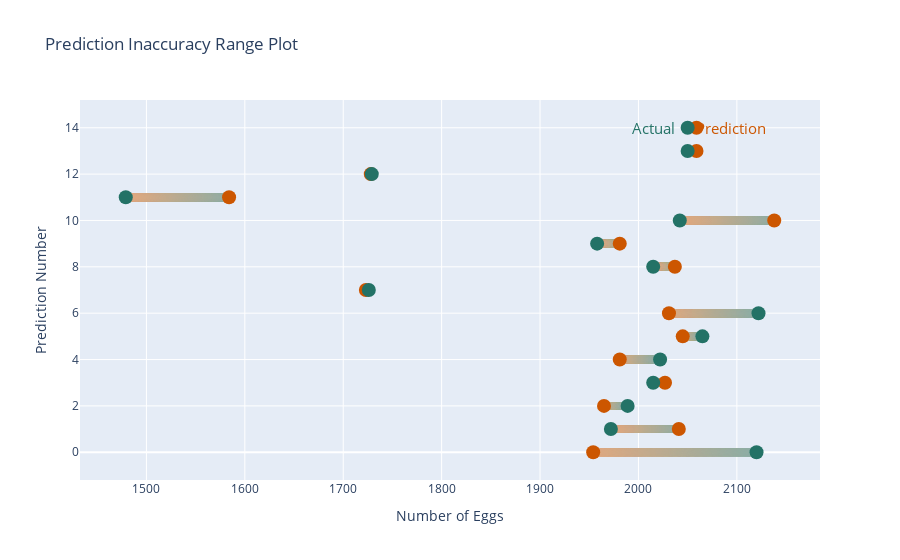

Notebook source saved alongside this figure:
### Code cell
# Making a more detailed rangeplot for random forest
import plotly.graph_objects as go

df = pd.DataFrame({'PredictionNum': np.arange(0, len(rand_forest_pred_values), 1),
                   'Prediction': rand_forest_pred_values,
                   'Actual': act_values})

w_lbl = list(map(lambda x: str(x), df['Prediction']))
m_lbl = list(map(lambda x: str(x), df['Actual']))

fig = go.Figure()

for i in range(0, len(df)):

    fig.add_trace(go.Scatter(x = np.linspace(df['Prediction'][i], df['Actual'][i], 1000),
                             y = 1000*[df['PredictionNum'][i]],
                             mode = 'markers',
                             marker = {'color': np.linspace(df['Prediction'][i], df['Actual'][i], 1000),
                                       'colorscale': ['#E1A980', '#8DAEA6'],
                                       'size': 8}))

fig.add_trace(go.Scatter(x = df['Prediction'],
                         y = df['PredictionNum'],
                         marker = dict(color = '#CC5600', size = 14),
                         mode = 'markers',
                         text = w_lbl,
                         textposition = 'middle left',
                         textfont = {'color': '#CC5600'},
                         name = 'Prediction'))

fig.add_trace(go.Scatter(x = df['Actual'],
                         y = df['PredictionNum'],
                         marker = dict(color = '#237266', size = 14),
                         mode = 'markers',
                         text = m_lbl,
                         textposition = 'middle right',
                         textfont = {'color': '#237266'},
                         name = 'Actual'))

pred = df.iloc[-1, df.columns.get_loc('Prediction')]
act = df.iloc[-1, df.columns.get_loc('Actual')]
x = 0

if(pred > act):
    x += 35
else:
    x -= 35

fig.add_annotation(x = df.iloc[-1, df.columns.get_loc('Prediction')] + x,
                   y = df.iloc[-1, df.columns.get_loc('PredictionNum')],
                   text = 'Prediction',
                   font = {'color': '#CC5600',
                           'size': 15},
                   showarrow = False)

fig.add_annotation(x = df.iloc[-1, df.columns.get_loc('Actual')] - x,
                   y = df.iloc[-1, df.columns.get_loc('PredictionNum')],
                   text = 'Actual',
                   font = {'color': '#237266',
                           'size': 15},
                   showarrow = False)

fig.update_layout(title = "Prediction Inaccuracy Range Plot",
                  xaxis_title="Number of Eggs", yaxis_title="Prediction Number",
                  showlegend = False)

fig.show()

### Figure 1 — Plotly figure (JSON) as saved in the notebook; plotly's stock layout.template omitted (floating-point values rounded to 4 significant figures; data arrays with more than 128 entries replaced by an {"elided": "..."} marker saying what was removed)
{"data": [{"marker": {"color": {"elided": "1000 float values"}, "colorscale": [[0, "#E1A980"], [1, "#8DAEA6"]], "size": 8}, "mode": "markers", "type": "scatter", "x": {"elided": "1000 float values"}, "y": {"elided": "1000 int values"}}, {"marker": {"color": {"elided": "1000 float values"}, "colorscale": [[0, "#E1A980"], [1, "#8DAEA6"]], "size": 8}, "mode": "markers", "type": "scatter", "x": {"elided": "1000 float values"}, "y": {"elided": "1000 int values"}}, {"marker": {"color": {"elided": "1000 float values"}, "colorscale": [[0, "#E1A980"], [1, "#8DAEA6"]], "size": 8}, "mode": "markers", "type": "scatter", "x": {"elided": "1000 float values"}, "y": {"elided": "1000 int values"}}, {"marker": {"color": {"elided": "1000 float values"}, "colorscale": [[0, "#E1A980"], [1, "#8DAEA6"]], "size": 8}, "mode": "markers", "type": "scatter", "x": {"elided": "1000 float values"}, "y": {"elided": "1000 int values"}}, {"marker": {"color": {"elided": "1000 float values"}, "colorscale": [[0, "#E1A980"], [1, "#8DAEA6"]], "size": 8}, "mode": "markers", "type": "scatter", "x": {"elided": "1000 float values"}, "y": {"elided": "1000 int values"}}, {"marker": {"color": {"elided": "1000 float values"}, "colorscale": [[0, "#E1A980"], [1, "#8DAEA6"]], "size": 8}, "mode": "markers", "type": "scatter", "x": {"elided": "1000 float values"}, "y": {"elided": "1000 int values"}}, {"marker": {"color": {"elided": "1000 float values"}, "colorscale": [[0, "#E1A980"], [1, "#8DAEA6"]], "size": 8}, "mode": "markers", "type": "scatter", "x": {"elided": "1000 float values"}, "y": {"elided": "1000 int values"}}, {"marker": {"color": {"elided": "1000 float values"}, "colorscale": [[0, "#E1A980"], [1, "#8DAEA6"]], "size": 8}, "mode": "markers", "type": "scatter", "x": {"elided": "1000 float values"}, "y": {"elided": "1000 int values"}}, {"marker": {"color": {"elided": "1000 float values"}, "colorscale": [[0, "#E1A980"], [1, "#8DAEA6"]], "size": 8}, "mode": "markers", "type": "scatter", "x": {"elided": "1000 float values"}, "y": {"elided": "1000 int values"}}, {"marker": {"color": {"elided": "1000 float values"}, "colorscale": [[0, "#E1A980"], [1, "#8DAEA6"]], "size": 8}, "mode": "markers", "type": "scatter", "x": {"elided": "1000 float values"}, "y": {"elided": "1000 int values"}}, {"marker": {"color": {"elided": "1000 float values"}, "colorscale": [[0, "#E1A980"], [1, "#8DAEA6"]], "size": 8}, "mode": "markers", "type": "scatter", "x": {"elided": "1000 float values"}, "y": {"elided": "1000 int values"}}, {"marker": {"color": {"elided": "1000 float values"}, "colorscale": [[0, "#E1A980"], [1, "#8DAEA6"]], "size": 8}, "mode": "markers", "type": "scatter", "x": {"elided": "1000 float values"}, "y": {"elided": "1000 int values"}}, {"marker": {"color": {"elided": "1000 float values"}, "colorscale": [[0, "#E1A980"], [1, "#8DAEA6"]], "size": 8}, "mode": "markers", "type": "scatter", "x": {"elided": "1000 float values"}, "y": {"elided": "1000 int values"}}, {"marker": {"color": {"elided": "1000 float values"}, "colorscale": [[0, "#E1A980"], [1, "#8DAEA6"]], "size": 8}, "mode": "markers", "type": "scatter", "x": {"elided": "1000 float values"}, "y": {"elided": "1000 int values"}}, {"marker": {"color": {"elided": "1000 float values"}, "colorscale": [[0, "#E1A980"], [1, "#8DAEA6"]], "size": 8}, "mode": "markers", "type": "scatter", "x": {"elided": "1000 float values"}, "y": {"elided": "1000 int values"}}, {"marker": {"color": "#CC5600", "size": 14}, "mode": "markers", "name": "Prediction", "text": ["1954", "2041", "1965", "2027", "1981", "2045", "2031", "1723", "2037", "1981", "2138", "1584", "1728", "2059", "2059"], "textfont": {"color": "#CC5600"}, "textposition": "middle left", "type": "scatter", "x": [1954, 2041, 1965, 2027, 1981, 2045, 2031, 1723, 2037, 1981, 2138, 1584, 1728, 2059, 2059], "y": [0, 1, 2, 3, 4, 5, 6, 7, 8, 9, 10, 11, 12, 13, 14]}, {"marker": {"color": "#237266", "size": 14}, "mode": "markers", "name": "Actual", "text": ["2120", "1972", "1989", "2015", "2022", "2065", "2122", "1726", "2015", "1958", "2042", "1479", "1729", "2050", "2050"], "textfont": {"color": "#237266"}, "textposition": "middle right", "type": "scatter", "x": [2120, 1972, 1989, 2015, 2022, 2065, 2122, 1726, 2015, 1958, 2042, 1479, 1729, 2050, 2050], "y": [0, 1, 2, 3, 4, 5, 6, 7, 8, 9, 10, 11, 12, 13, 14]}], "layout": {"annotations": [{"font": {"color": "#CC5600", "size": 15}, "showarrow": false, "text": "Prediction", "x": 2094, "y": 14}, {"font": {"color": "#237266", "size": 15}, "showarrow": false, "text": "Actual", "x": 2015, "y": 14}], "showlegend": false, "title": {"text": "Prediction Inaccuracy Range Plot"}, "xaxis": {"title": {"text": "Number of Eggs"}}, "yaxis": {"title": {"text": "Prediction Number"}}}}
